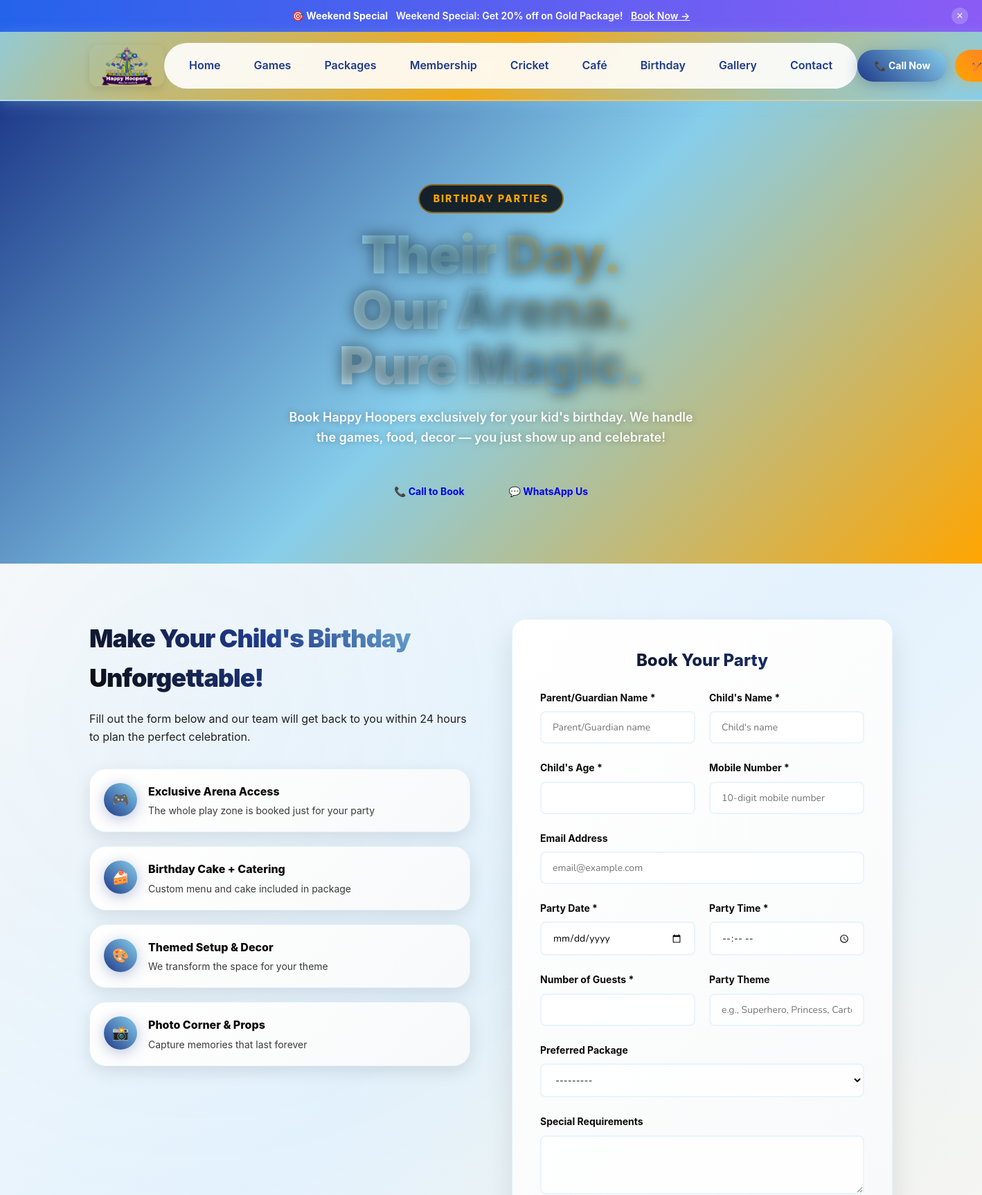
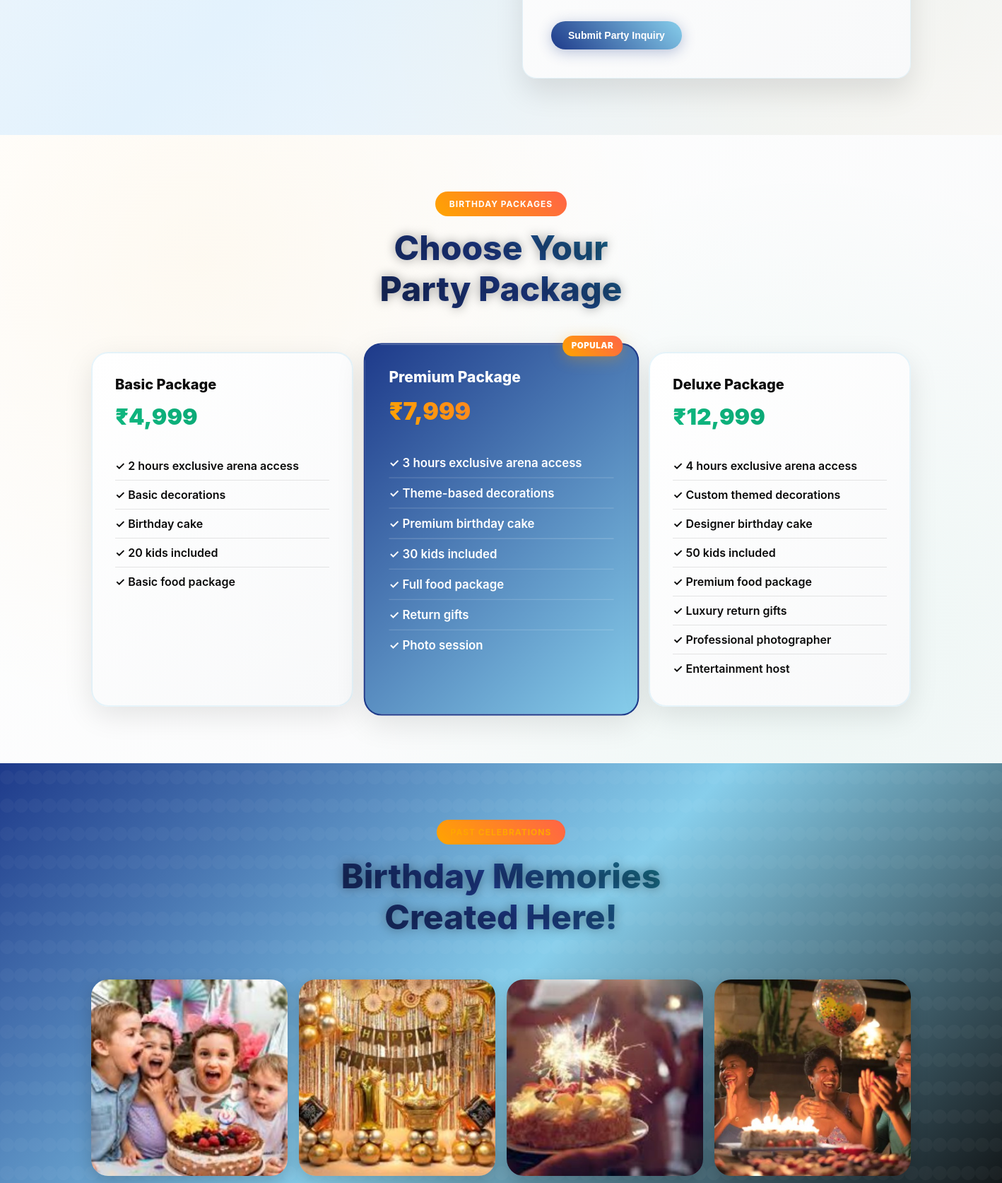
The page /birthday/ (upper part) on the database its author committed (2 pictures, top to bottom).
### arena/models.py (models this page shows, shortened)
class SiteSettings(models.Model):
    key = models.CharField(max_length=100, unique=True)
    value = models.TextField()
    description = models.TextField(blank=True, null=True)
    updated_at = models.DateTimeField(auto_now=True)
    class Meta:
        ordering = ['key']
        verbose_name = "Site Setting"
        verbose_name_plural = "Site Settings"

### arena/views.py (the view)
# urls.py: path('birthday/', views.birthday, name='birthday'),
def birthday(request):
    if request.method == 'POST':
        form = BirthdayPartyForm(request.POST)
        if form.is_valid():
            party = form.save()
            messages.success(request, f'Party inquiry submitted! Your party ID is {party.party_id}')
            try:
                send_mail(
                    'Birthday Party Inquiry - Happy Hoopers',
                    f'Thank you for your inquiry! Party ID: {party.party_id}',
                    settings.DEFAULT_FROM_EMAIL,
                    [party.email],
                    fail_silently=True,
                )
            except:
                pass
            return redirect('birthday')
    else:
        form = BirthdayPartyForm()
    packages = Package.objects.filter(is_active=True)
    context = {
        'form': form,
        'packages': packages,
        'site_settings': get_site_settings(),
    }
    return render(request, 'arena/birthday.html', context)

### arena/models.py (called while the page is built)
    def __str__(self):
        return f"{self.name} - ₹{self.price}"

### arena/views.py (called while the page is built)
def get_site_settings():
    settings_dict = {}
    settings_obj = SiteSettings.objects.all()
    for setting in settings_obj:
        settings_dict[setting.key] = setting.value
    return settings_dict

### arena/templates/arena/birthday.html (shortened to what this page needs)
{% extends 'arena/base.html' %}
{% load static %}
{% block content %}
<section class="birthday-hero">
  <div class="container">
    <div class="birthday-hero-content">
      <div class="birthday-eyebrow">Birthday Parties</div>
      <h1 class="birthday-title">Their Day.<br>Our Arena.<br>Pure Magic.</h1>
      <p class="birthday-desc">Book Happy Hoopers exclusively for your kid's birthday. We handle the games, food, decor — you just show up and celebrate!</p>
      <div class="birthday-hero-cta">
        <a href="tel:{{ site_settings.phone_number|default:'+919876543210' }}" class="btn btn-white btn-lg">📞 Call to Book</a>
        <a href="https://wa.me/{{ site_settings.whatsapp_number|default:'919876543210' }}" class="btn btn-ghost-white btn-lg" target="_blank">💬 WhatsApp Us</a>
      </div>
    </div>
  </div>
</section>
<section class="birthday-form-section">
  <div class="container">
    <div class="birthday-form-grid">
      <div class="birthday-form-info">
        <h2>Make Your Child's Birthday Unforgettable!</h2>
        <p>Fill out the form below and our team will get back to you within 24 hours to plan the perfect celebration.</p>
        <div class="birthday-highlights">
          <div class="highlight-item">
            <div class="highlight-icon">🎮</div>
            <div class="highlight-text">
              <strong>Exclusive Arena Access</strong>
              <p>The whole play zone is booked just for your party</p>
            </div>
          </div>
          <div class="highlight-item">
            <div class="highlight-icon">🍰</div>
            <div class="highlight-text">
              <strong>Birthday Cake + Catering</strong>
              <p>Custom menu and cake included in package</p>
            </div>
          </div>
          <div class="highlight-item">
            <div class="highlight-icon">🎨</div>
            <div class="highlight-text">
              <strong>Themed Setup & Decor</strong>
              <p>We transform the space for your theme</p>
            </div>
          </div>
          <div class="highlight-item">
            <div class="highlight-icon">📸</div>
            <div class="highlight-text">
              <strong>Photo Corner & Props</strong>
              <p>Capture memories that last forever</p>
            </div>
          </div>
        </div>
      </div>
      <div class="birthday-form-card">
        <h3>Book Your Party</h3>
        <form method="post" id="birthday-form">
          <div class="form-row">
            <div class="form-group">
              <label for="{{ form.parent_name.id_for_label }}">Parent/Guardian Name *</label>
              {{ form.parent_name }}
            </div>
            <div class="form-group">
              <label for="{{ form.child_name.id_for_label }}">Child's Name *</label>
              {{ form.child_name }}
            </div>
          </div>
          <div class="form-row">
            <div class="form-group">
              <label for="{{ form.child_age.id_for_label }}">Child's Age *</label>
              {{ form.child_age }}
            </div>
            <div class="form-group">
              <label for="{{ form.mobile.id_for_label }}">Mobile Number *</label>
              {{ form.mobile }}
            </div>
          </div>
          <div class="form-group">
            <label for="{{ form.email.id_for_label }}">Email Address</label>
            {{ form.email }}
          </div>
          <div class="form-row">
            <div class="form-group">
              <label for="{{ form.party_date.id_for_label }}">Party Date *</label>
              {{ form.party_date }}
            </div>
            <div class="form-group">
              <label for="{{ form.party_time.id_for_label }}">Party Time *</label>
              {{ form.party_time }}
            </div>
          </div>
          <div class="form-row">
            <div class="form-group">
              <label for="{{ form.guest_count.id_for_label }}">Number of Guests *</label>
              {{ form.guest_count }}
            </div>
            <div class="form-group">
              <label for="{{ form.theme.id_for_label }}">Party Theme</label>
              {{ form.theme }}
            </div>
          </div>
          <div class="form-group">
            <label for="{{ form.package_chosen.id_for_label }}">Preferred Package</label>
            {{ form.package_chosen }}
          </div>
          <div class="form-group">
            <label for="{{ form.special_requirements.id_for_label }}">Special Requirements</label>
            {{ form.special_requirements }}
          </div>
          <button type="submit" class="btn btn-blue btn-lg btn-full">Submit Party Inquiry</button>
        </form>
      </div>
    </div>
  </div>
</section>
<section class="birthday-packages-section">
  <div class="container">
    <div class="section-header">
      <div class="section-tag">Birthday Packages</div>
      <h2 class="section-title">Choose Your<br>Party Package</h2>
    </div>
    <div class="birthday-packages-grid">
      <div class="birthday-pkg-card">
        <div class="pkg-header">
          <h3>Basic Package</h3>
          <div class="pkg-price">₹4,999</div>
        </div>
        <ul class="pkg-features">
          <li>✓ 2 hours exclusive arena access</li>
          <li>✓ Basic decorations</li>
          <li>✓ Birthday cake</li>
          <li>✓ 20 kids included</li>
          <li>✓ Basic food package</li>
        </ul>
      </div>
      <div class="birthday-pkg-card featured">
        <div class="pkg-badge">POPULAR</div>
        <div class="pkg-header">
          <h3>Premium Package</h3>
          <div class="pkg-price">₹7,999</div>
        </div>
        <ul class="pkg-features">
          <li>✓ 3 hours exclusive arena access</li>
          <li>✓ Theme-based decorations</li>
          <li>✓ Premium birthday cake</li>
          <li>✓ 30 kids included</li>
          <li>✓ Full food package</li>
          <li>✓ Return gifts</li>
          <li>✓ Photo session</li>
        </ul>
      </div>
      <div class="birthday-pkg-card">
        <div class="pkg-header">
          <h3>Deluxe Package</h3>
          <div class="pkg-price">₹12,999</div>
        </div>
        <ul class="pkg-features">
          <li>✓ 4 hours exclusive arena access</li>
          <li>✓ Custom themed decorations</li>
          <li>✓ Designer birthday cake</li>
          <li>✓ 50 kids included</li>
          <li>✓ Premium food package</li>
          <li>✓ Luxury return gifts</li>
          <li>✓ Professional photographer</li>
          <li>✓ Entertainment host</li>
        </ul>
      </div>
    </div>
  </div>
</section>
<section class="birthday-gallery-section">
  <div class="container">
    <div class="section-header">
      <div class="section-tag">Past Celebrations</div>
      <h2 class="section-title">Birthday Memories<br>Created Here!</h2>
    </div>
    <div class="birthday-gallery">
      <div class="gallery-item">
        <img src="{% static 'images/birthday1.jpg' %}" alt="Birthday celebration">
      </div>
      <div class="gallery-item">
        <img src="{% static 'images/birthday2.jpg' %}" alt="Kids enjoying party">
      </div>
      <div class="gallery-item">
        <img src="{% static 'images/birthday3.jpg' %}" alt="Birthday cake cutting">
      </div>
      <div class="gallery-item">
        <img src="{% static 'images/birthday4.jpg' %}" alt="Party games">
      </div>
    </div>
  </div>
</section>
{% endblock %}

### arena/templates/arena/base.html (shortened to what this page needs)
{% load static %}
<!DOCTYPE html>
<html lang="en">
<head>
</head>
<body>
{% if site_settings.announcement_text %}
<div class="announce-bar">
  <strong>{{ site_settings.announcement_label|default:"🎯 Now Open" }}</strong> {{ site_settings.announcement_text }}
  {% if site_settings.announcement_link %}<a href="{{ site_settings.announcement_link }}">Book Now →</a>{% endif %}
  <button class="announce-close" onclick="this.parentElement.style.display='none'">×</button>
</div>
{% endif %}
<header class="site-header" id="site-header">
  <div class="container">
    <div class="header-left">
      <div class="logo">
        <img src="{% static 'images/logo.png' %}" alt="Happy Hoopers" class="logo-image">
      </div>
    </div>
    <nav class="nav-links" id="nav-links">
      <a href="{% url 'arena:home' %}" class="nav-link">Home</a>
      <a href="{% url 'arena:games' %}" class="nav-link">Games</a>
      <a href="{% url 'arena:packages' %}" class="nav-link">Packages</a>
      <a href="{% url 'arena:membership' %}" class="nav-link">Membership</a>
      <a href="{% url 'arena:cricket_booking' %}" class="nav-link">Cricket</a>
      <a href="{% url 'arena:cafe' %}" class="nav-link">Café</a>
      <a href="{% url 'arena:birthday' %}" class="nav-link">Birthday</a>
      <a href="{% url 'arena:gallery' %}" class="nav-link">Gallery</a>
      <a href="{% url 'arena:contact' %}" class="nav-link">Contact</a>
    </nav>
    <div class="header-btns">
      <a href="tel:{{ site_settings.phone_number|default:'+919876543210' }}" class="btn btn-blue">📞 Call Now</a>
      <a href="{% url 'arena:cricket_booking' %}" class="btn btn-amber">🏏 Book Now</a>
    </div>
  </div>
</header>
<main>
{% block content %}
{% endblock %}
</main>
</body>
</html>

### arena/templates/arena/base.html (style rules this page uses)
:root { --blue: #2563eb; --amber: #f59e0b; --green: #10b981; --red: #ef4444; --purple: #8b5cf6; --pink: #ec4899; --indigo: #6366f1; --dark: #1e293b; --light: #f8fafc; --gray: #64748b; --gray-light: #e2e8f0; --gray-dark: #334155; --radius: 12px; --radius-lg: 24px; --shadow: 0 4px 6px -1px rgba(0,0,0,0.1); --shadow-lg: 0 20px 25px -5px rgba(0,0,0,0.1); }
* { box-sizing: border-box; margin: 0; padding: 0; }
body { font-family: -apple-system, BlinkMacSystemFont, 'Segoe UI', Roboto, sans-serif; line-height: 1.6; color: var(--dark); }
.container { max-width: 1200px; margin: 0 auto; padding: 0 20px; }
.btn { display: inline-flex; align-items: center; justify-content: center; padding: 12px 24px; border: none; border-radius: var(--radius); font-weight: 600; text-decoration: none; transition: all 0.3s ease; cursor: pointer; font-size: 14px; gap: 8px; }
.btn-blue { background: var(--blue); color: white; }
.btn-amber { background: var(--amber); color: white; }
.site-header { background: linear-gradient(135deg, #87CEEB 0%, #FFA500 50%, #87CEEB 100%); backdrop-filter: blur(10px); border-bottom: 2px solid rgba(255, 255, 255, 0.3); position: sticky; top: 0; left: 0; right: 0; z-index: 1000; box-shadow: 0 4px 20px rgba(135, 206, 235, 0.3); transition: all 0.3s ease; }
.site-header::before { content: ''; position: absolute; top: 0; left: 0; right: 0; bottom: 0; background: radial-gradient(circle at 20% 50%, rgba(255, 165, 0, 0.2) 0%, transparent 50%), radial-gradient(circle at 80% 50%, rgba(135, 206, 235, 0.2) 0%, transparent 50%); animation: headerPulse 4s ease-in-out infinite alternate; }
.site-header .container { display: flex; align-items: center; justify-content: space-between; padding: 16px 20px; position: relative; z-index: 1; }
.logo { display: flex; align-items: center; transition: all 0.3s ease; cursor: pointer; }
.logo-image { height: 60px; width: auto; max-width: 250px; object-fit: contain; border-radius: 12px; transition: all 0.3s ease; box-shadow: 0 4px 12px rgba(0, 0, 0, 0.1); }
.nav-links { display: flex; align-items: center; gap: 8px; background: rgba(255, 255, 255, 0.9); padding: 8px 16px; border-radius: 50px; backdrop-filter: blur(20px); box-shadow: 0 8px 32px rgba(135, 206, 235, 0.2); }
.nav-link { color: #1E3A8A; font-weight: 600; padding: 12px 20px; border-radius: 25px; text-decoration: none; transition: all 0.3s ease; position: relative; overflow: hidden; }
.nav-link::before { content: ''; position: absolute; top: 50%; left: 50%; width: 0; height: 0; background: radial-gradient(circle, rgba(255, 165, 0, 0.3), transparent); border-radius: 50%; transform: translate(-50%, -50%); transition: all 0.4s ease; }
.header-btns { display: flex; align-items: center; gap: 12px; flex: 0 0 auto; }
@media (min-width: 769px) { .header-btns { display: flex !important; } }
.btn { padding: 12px 24px; border-radius: 25px; font-weight: 700; text-decoration: none; transition: all 0.3s ease; position: relative; overflow: hidden; cursor: pointer; border: none; }
.btn::before { content: ''; position: absolute; top: 50%; left: 50%; width: 0; height: 0; background: radial-gradient(circle, rgba(255, 255, 255, 0.3), transparent); border-radius: 50%; transform: translate(-50%, -50%); transition: all 0.4s ease; }
.btn-blue { background: linear-gradient(45deg, #1E3A8A, #87CEEB); color: white; box-shadow: 0 4px 20px rgba(30, 58, 138, 0.3); }
.btn-amber { background: linear-gradient(45deg, #FFA500, #FF6347); color: white; box-shadow: 0 4px 20px rgba(255, 165, 0, 0.3); }
.announce-bar { background: linear-gradient(90deg, var(--blue), var(--purple)); color: white; padding: 12px 20px; text-align: center; font-size: 14px; font-weight: 600; position: relative; }
.announce-bar strong { margin-right: 8px; }
.announce-bar a { color: white; text-decoration: underline; margin-left: 8px; }
.announce-close { position: absolute; right: 20px; top: 50%; transform: translateY(-50%); background: rgba(255, 255, 255, 0.2); border: none; color: white; width: 24px; height: 24px; border-radius: 50%; cursor: pointer; font-size: 16px; display: flex; align-items: center; justify-content: center; }

### rows shown on the page
SiteSettings: announcement_label "🎯 Weekend Special"
SiteSettings: announcement_text "Weekend Special: Get 20% off on Gold Package!"
